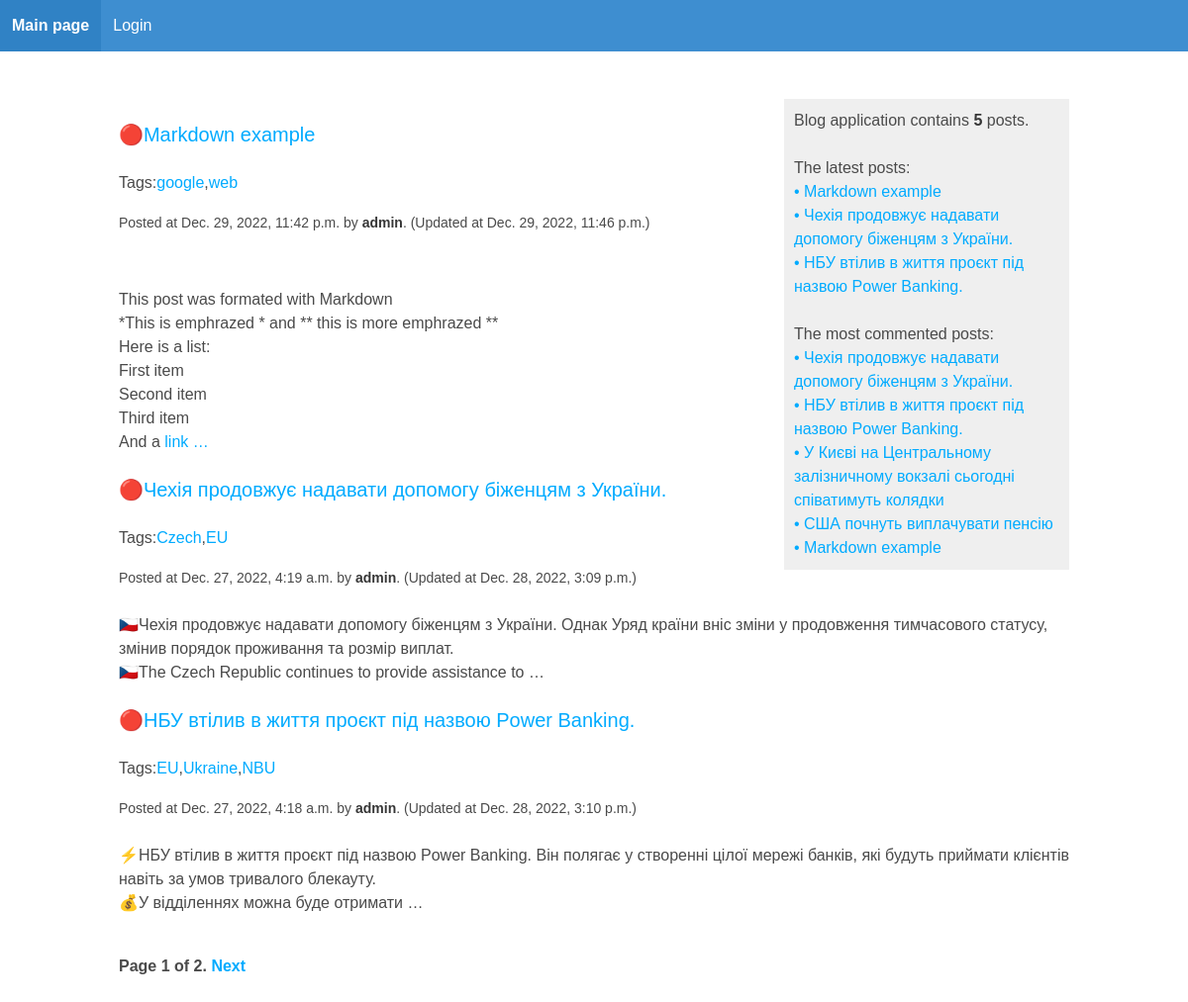
Screenshot of /blog/ with the database file from the repository.
### blog/models.py (models this page shows, shortened)
class Post(models.Model):
    STATUS_CHOICES = (
        ('draft', 'Draft'),
        ('published', 'Published')
    )
    title = models.CharField(max_length=200)  # Назва
    slug = models.SlugField(
        max_length=200,
        unique_for_date='publish',
    )  # Відображається в адресному рядку
    author = models.ForeignKey(
        User,
        on_delete=models.CASCADE,  # Видалення всіх постів користувача, якщо видалили користувача
        related_name='blog_posts'
    )
    body = models.TextField()
    publish = models.DateTimeField(default=timezone.now)  # Щоб знати дату публікації
    created = models.DateTimeField(auto_now_add=True)  # Щоб знати коли було створено користувача
    updated = models.DateTimeField(auto_now=True)  # Щоб знати дату оновлення
    status = models.CharField(
        max_length=10,
        choices=STATUS_CHOICES,
        default='draft'
    )
    tags = TaggableManager()
    objects = models.Manager
    published = PublishedManager()
    draft = DraftManager()
    class Meta:
        ordering = ('-publish', )  # Щоб найновіші пости відображались першими
    def get_absolute_url(self):
        return reverse(
            'blog:post_details',
            args=[
                self.publish.year,
                self.publish.month,
                self.publish.day,
                self.slug
            ])

### blog/views.py (the view)
# urls.py: path('', views.post_list, name='post_list'),
def post_list(request, tag_slug=None):
    object_list = Post.published.all()
    tag = None
    if tag_slug:
        tag = get_object_or_404(Tag, slug=tag_slug)
        object_list = object_list.filter(tags__in=[tag])
    paginator = Paginator(object_list, 3)
    page = request.GET.get('page')
    try:
        posts = paginator.page(page)
    except PageNotAnInteger:
        posts = paginator.page(1)
    except EmptyPage:
        posts = paginator.page(paginator.num_pages)
    context = {
        'page': page,
        'posts': posts,
        'tag': tag
    }
    return render(
        request,
        'blog/post/post_list.html',
        context
    )

### blog/models.py (called while the page is built)
    def get_queryset(self):
        return super().get_queryset().filter(status='published')

### blog/templatetags/blog_tags.py (called while the page is built)
@register.simple_tag
def total_posts():
    return Post.published.count()

@register.inclusion_tag('blog/post/latest_posts.html')
def show_latest_posts(count=5):
    latest_posts = Post.published.order_by('-publish')[:count]
    return {'latest_posts': latest_posts}

@register.simple_tag
def get_most_commented_posts(count=5):
    return Post.published.annotate(
        total_comments=Count('comments')
    ).order_by('-total_comments')[:count]

@register.filter(name='markdown')
def markdown_format(text):
    return mark_safe(markdown.markdown(text))

### blog/templates/blog/post/post_list.html (shortened to what this page needs)
{% extends 'blog/_base.html' %}
{% load blog_tags %}
{% block content %}
<br>
{% for post in posts %}
<div class="post block">
    <h4 class="subtitle">
        <a href="{{ post.get_absolute_url }}">
            🔴{{ post.title }}
        </a>
    </h4>
    <p class="tags">
        Tags:
        {% for tag in post.tags.all %}
        <a href="{% url 'blog:post_list_by_tag' tag.slug %}">
            {{ tag.name }}
        </a>
        {% if not forloop.last %}, {% endif %}
        {% endfor %}
    </p>
    <small>
        Posted at {{ post.publish }} by <strong>{{ post.author }}</strong>. (Updated at {{ post.updated }})
    </small>
    <br>
    <br>
    {{ post.body|markdown|truncatewords_html:30 }}
</div>
{% endfor %}
{% include "pagination.html" with page=posts %}
{% endblock content %}

### blog/templates/blog/_base.html (shortened to what this page needs)
{% load blog_tags %}
{% load static %}
<!doctype html>
<html lang="en">
<head>
    <link rel="stylesheet" href="https://cdn.jsdelivr.net/npm/bulma@0.9.1/css/bulma.min.css">
    <link rel="stylesheet" href="{% static 'css/blog.css' %}">
</head>
<body>
<main>
    <nav class="navbar is-info">
        <div class="navbar-brand">
            <a href="{% url 'blog:post_list' %}" class="navbar-item"><strong>Main page</strong></a>
            <a href="{% url 'admin:index' %}" class="navbar-item">Login</a>
        </div>
    </nav>
    <section class="section">
        <div class="container">
            <div id="sidebar">
                <p>Blog application contains <strong>{% total_posts %}</strong> posts.</p>
                <br>
                <h3>The latest posts:</h3>
                {% show_latest_posts 3 %}
                <br>
                <h3>The most commented posts:</h3>
                {% get_most_commented_posts as the_most_commented_posts %}
                <ul>
                    {% for post in the_most_commented_posts %}
                    <li>
                        <a href="{{ post.get_absolute_url }}">• {{ post.title }}</a>
                    </li>
                    {% endfor %}
                </ul>
            </div>
            {% block content %}
            {% endblock %}
        </div>
    </section>
</main>
</body>
</html>

### blog/templates/blog/post/latest_posts.html
<ul>
  {% for post in latest_posts %}
    <li>
      <a href="{{ post.get_absolute_url }}">• {{ post.title }}</a>
    </li>
  {% endfor %}
</ul>

### blog/templates/pagination.html (shortened to what this page needs)
<div class="pagination">
  <span class="step-links">
    <span class="current">
      Page {{ page.number }} of {{ page.paginator.num_pages }}.
    </span>
    {% if page.has_next %}
      <a href="?page={{ page.next_page_number }}">Next</a>
    {% endif %}
  </span>
</div>

### blog/static/css/blog.css (style rules this page uses)
body { margin:0; padding:0; font-family:helvetica, sans-serif; }
a { color:#00abff; text-decoration:none; }
h2 { font-weight:normal; margin:30px 0 0; }
#sidebar { float:right; width:30%; padding:10px; background:#efefef; height:100%; }
.pagination { margin:40px 0; font-weight:bold; }

### rows the page displays
Post: title "Markdown example", publish "Dec. 29, 2022, 11:42 p.m.", author "admin", updated "Dec. 29, 2022, 11:46 p.m.", body "This post was formated with Markdown *This is emphrazed * and ** this is more emphrazed ** Here is a list: First item Second item Third item And a link …"
Post: title "Чехія продовжує надавати допомогу біженцям з України.", publish "Dec. 27, 2022, 4:19 a.m.", author "admin", updated "Dec. 28, 2022, 3:09 p.m.", body "🇨🇿Чехія продовжує надавати допомогу біженцям з України. Однак Уряд країни вніс зміни у продовження тимчасового статусу, змінив порядок проживання та розмір виплат. 🇨🇿The Czech Republic continues to provide assistance to …"
Post: title "НБУ втілив в життя проєкт під назвою Power Banking.", publish "Dec. 27, 2022, 4:18 a.m.", author "admin", updated "Dec. 28, 2022, 3:10 p.m.", body "⚡️НБУ втілив в життя проєкт під назвою Power Banking. Він полягає у створенні цілої мережі банків, які будуть приймати клієнтів навіть за умов тривалого блекауту. 💰У відділеннях можна буде отримати …"
Post: title "У Києві на Центральному залізничному вокзалі сьогодні співатимуть колядки"
Post: title "США почнуть виплачувати пенсію"
Tag: name "google"
Tag: name "web"
Tag: name "Czech"
Tag: name "EU"
Tag: name "Ukraine"
Tag: name "NBU"

### other values shown
{{ page.number }} "1"
{{ page.paginator.num_pages }} "2"
